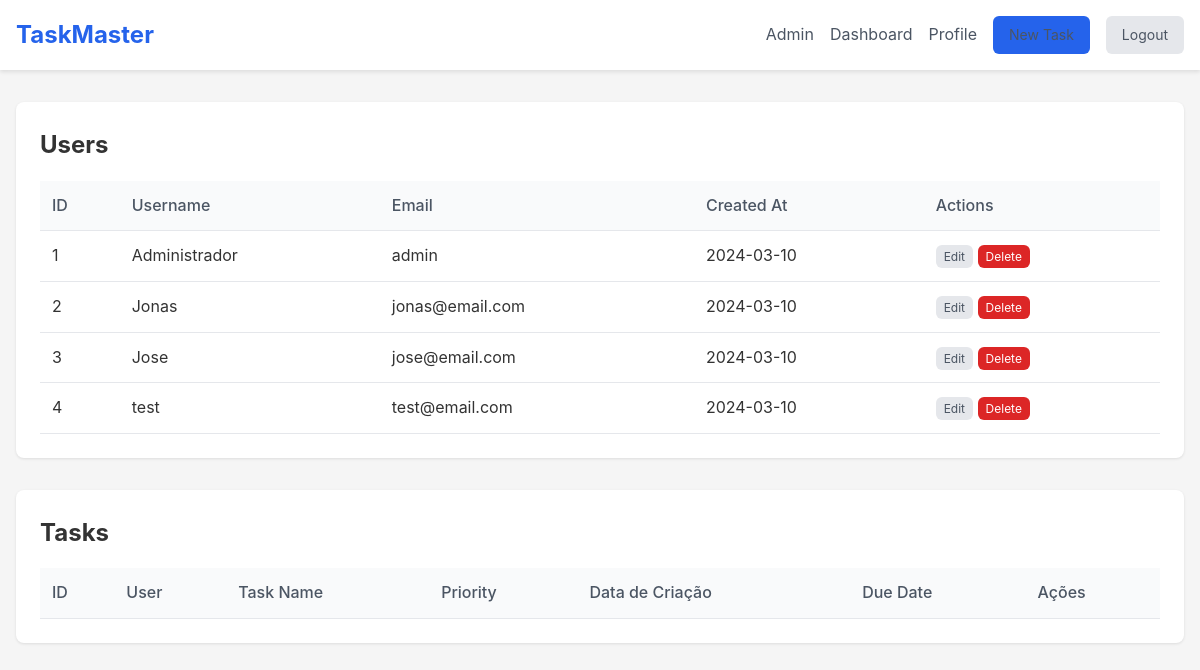
Page /admin (signed in) on the earlier database version.
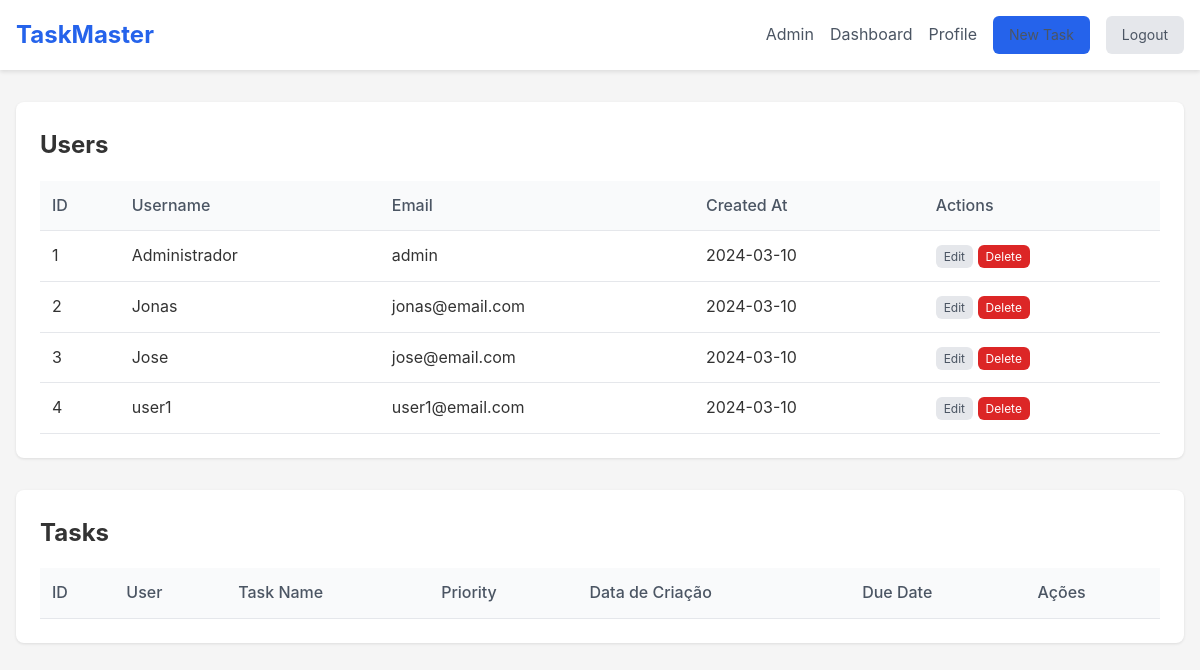
Same page on the later database version.
### tables this page shows
CREATE TABLE users (
        id INTEGER PRIMARY KEY,
        name VARCHAR(100) NOT NULL,
        email VARCHAR(100) NOT NULL UNIQUE,
        password VARCHAR(255) NOT NULL,
        role TEXT CHECK(role IN ('admin', 'user')) DEFAULT 'user'
    );

### config/routes.php (called while the page is built, shortened)
<?php
return [
    'GET|/' => [TaskController::class, 'dashboardPage'],
    'GET|/home' => [TaskController::class, 'homePage'],
    'GET|/admin' => [TaskController::class, 'adminPage'],
    'GET|/tarefas' => [TaskController::class, 'userTaskPage'],
    'GET|/edit-task' => [TaskController::class, 'taskForm'],
    'GET|/delete-task' => [TaskController::class, 'deleteTask'],
    'GET|/cadastro' => [UserController::class, 'userCadForm'],
    'GET|/login' => [UserController::class, 'userLoginForm'],
    'GET|/profile' => [UserController::class, 'updatePage'],
    'GET|/edit-pwd' => [UserController::class, 'updatePWDForm'],
    'GET|/delete-user' => [UserController::class, 'deleteUser'],
    'GET|/logout' => [AuthController::class, 'logout'],
    'POST|/tarefas' => [TaskController::class, 'addTask'],
    'POST|/edit-task' => [TaskController::class, 'updateTask'],
    'POST|/cadastro' => [AuthController::class, 'addUser'],
    'POST|/login' => [AuthController::class, 'login'],
    'POST|/profile' => [UserController::class, 'updateUser'],
    'POST|/edit-pwd' => [UserController::class, 'updatePWD']
];

### src/Controller/TaskController.php (called while the page is built, shortened)
<?php
class TaskController
{
    private UserRepository $userRepository;
    public function __construct(array $repository)
    {
        $this->userRepository = $repository['userRepository'];
    }
    public function adminPage(): void
    {
        $users = $this->userRepository->all();
        require_once __DIR__ . "/../../view/admin.php";
    }
}

### src/Repository/UserRepository.php (called while the page is built, shortened)
<?php
class UserRepository
{
    private PDO $pdo;
    public function __construct(PDO $pdo)
    {
        $this->pdo = $pdo;
    }
    public function all(): array
    {
        $stmt = $this->pdo->query(
            'SELECT * FROM users'
        );
        $users = $stmt->fetchAll(PDO::FETCH_ASSOC);
        return array_map($this->hydrateUser(...), $users);
    }
    private function hydrateUser(array $data): User
    {
        $user = new User($data['name'], $data['email'],  $data['role']);
        $user->setId($data['id']);
        $user->setPassword($data['password']);
        return $user;
    }
}

### src/Entity/User.php (called while the page is built, shortened)
<?php
class User
{
    private int $id;
    public function __construct(string $name, string $email, ?string $role = null)
    {
        $this->name = $name;
        $this->email = $email;
    }
    public function setId(int $id): void
    {
        $this->id = $id;
    }
    public function getId(): int
    {
        return $this->id;
    }
}

### view/admin.php (the view, shortened to what this page needs)
    <?php require_once 'Includes/header.php'; ?>
    <main class="admin-dashboard">
        <section class="admin-section">
            <h2>Users</h2>
            <table class="admin-table">
                <thead>
                    <tr>
                        <th>ID</th>
                        <th>Username</th>
                        <th>Email</th>
                        <th>Created At</th>
                        <th>Actions</th>
                    </tr>
                </thead>
                <?php foreach($users as $user): ?>
                <tbody>
                    <tr>
                        <td><?= $user->getId(); ?></td>
                        <td><?= $user->name; ?></td>
                        <td><?= $user->email; ?></td>
                        <td>2024-03-10</td>
                        <td>
                            <a class="btn-secondary btn-small" href="/profile?id=<?= $user->getId() ?>">Edit</a>
                            <a href="/delete-user?id=<?= $user->getId(); ?>" class="btn-danger btn-small">Delete</a>
                        </td>
                    </tr>
                </tbody>
                <?php endforeach; ?>
            </table>
        </section>
        <section class="admin-section">
            <h2>Tasks</h2>
            <table class="admin-table">
                <thead>
                    <tr>
                        <th>ID</th>
                        <th>User</th>
                        <th>Task Name</th>
                        <th>Priority</th>
                        <th>Data de Criação</th>
                        <th>Due Date</th>
                        <th>Ações</th>
                    </tr>
                </thead>
            </table>
        </section>
    </main>
</body>
</html>

### public/index.php (shortened to what this page needs)
<?php
$dbPath = __DIR__ . '/../db.sqlite';
$pdo = new PDO("sqlite:$dbPath");
$routes = require_once __DIR__ . '/../config/routes.php';
$method = $_SERVER['REQUEST_METHOD'];
$path = $_SERVER['PATH_INFO'] ?? '/';
$routesKey = "$method|$path";
$userRepository = new UserRepository($pdo);
$taskRepository = new TaskRepository($pdo);
$authService = new AuthService($userRepository);
$dependencies = [
    'taskRepository' => $taskRepository,
    'userRepository' => $userRepository,
    'authService' => $authService
];
if (array_key_exists($routesKey, $routes)){
    [$class, $method] = $routes[$routesKey];
    $controller = new $class($dependencies);
    $controller->$method();
} else {
    http_response_code(404);
}

### view/Includes/header.php (shortened to what this page needs)
<!DOCTYPE html>
<html lang="en">
<head>
    <link rel="stylesheet" href="/css/styles.css">
</head>
<body>
    <header>
        <nav>
            <a href="/home" class="logo" style="text-decoration: none;">TaskMaster</a>
            <div class="nav-links ancor">
                <a href="/admin">Admin</a>
                <a href="/" >Dashboard</a>
                <a href="/profile?id=<?= $_SESSION['id']; ?>">Profile</a>
                <a href="/tarefas" class="btn-primary">New Task</a>
                <a href="/logout" class="btn-secondary">Logout</a>
            </div>
        </nav>
    </header>

### public/css/styles.css (style rules this page uses)
* { margin: 0; padding: 0; box-sizing: border-box; }
body { font-family: -apple-system, BlinkMacSystemFont, 'Segoe UI', Roboto, Oxygen, Ubuntu, Cantarell, sans-serif; line-height: 1.6; color: #333; background-color: #f5f5f5; }
header { background-color: white; box-shadow: 0 2px 4px rgba(0,0,0,0.1); }
nav { max-width: 1200px; margin: 0 auto; padding: 1rem; display: flex; justify-content: space-between; align-items: center; }
.logo { font-size: 1.5rem; font-weight: bold; color: #2563eb; }
.nav-links { display: flex; gap: 1rem; align-items: center; }
.nav-links a { text-decoration: none; color: #4b5563; }
.btn-primary { background-color: #2563eb; color: white; padding: 0.5rem 1rem; border-radius: 0.375rem; text-decoration: none; border: none; cursor: pointer; font-size: 0.875rem; }
.btn-secondary { background-color: #e5e7eb; color: #4b5563; padding: 0.5rem 1rem; border-radius: 0.375rem; text-decoration: none; border: none; cursor: pointer; font-size: 0.875rem; }
.btn-danger { background-color: #dc2626; color: white; padding: 0.5rem 1rem; border-radius: 0.375rem; text-decoration: none; border: none; cursor: pointer; font-size: 0.875rem; }
.btn-small { padding: 0.25rem 0.5rem; font-size: 0.75rem; }
.admin-dashboard { max-width: 1200px; margin: 2rem auto; padding: 0 1rem; }
.admin-section { background: white; padding: 1.5rem; border-radius: 0.5rem; box-shadow: 0 1px 3px rgba(0,0,0,0.1); margin-bottom: 2rem; }
.admin-table { width: 100%; border-collapse: collapse; margin-top: 1rem; }
.admin-table th, .admin-table td { padding: 0.75rem; text-align: left; border-bottom: 1px solid #e5e7eb; }
.admin-table th { background-color: #f9fafb; font-weight: 500; color: #4b5563; }

Differences in the rows shown:
changed users id 4: name "test" → "user1"; email "test@email.com" → "user1@email.com"
